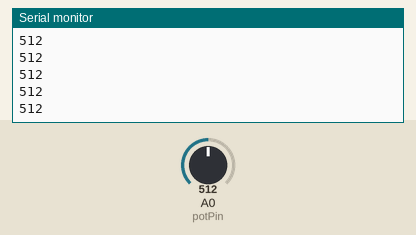
This sketch was run on a simulated Arduino Uno, built with avr-gcc and run on an emulated ATmega328P. On the bench: the last lines printed to the serial monitor. Inputs (shaded band) come from the test bench; at power-on: A0 (potPin) = 512.

Above: at 1.2 s.
1.3 s: A0 (potPin) set to 716
At 1.68 s:
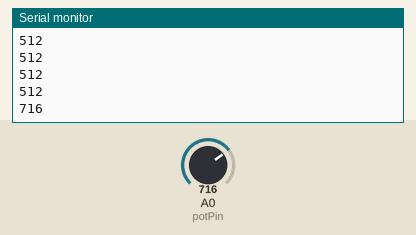
2.8 s: A0 (potPin) set to 900
At 2.93 s:
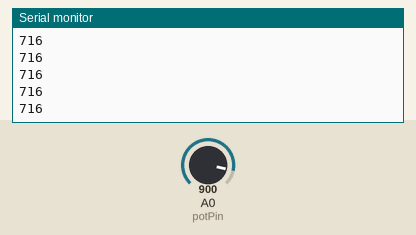
Timing chart, 0 to 5.8 s (numbered marks = the images above; inputs shaded):
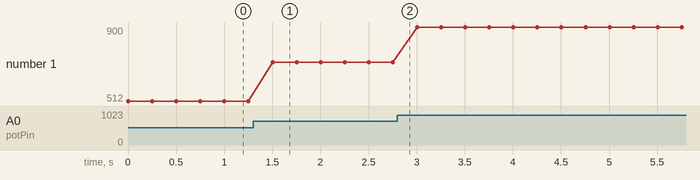

Measured:
- after the input at 1.3 s, the serial monitor: prints a new line after 0.20 s (image 1)
- plotted number 1: 512 → 716 after the input at 1.3 s, 716 → 900 after the input at 2.8 s

The sketch:

06_ADC.ino
```cpp
// assign potPIN to A0
int potPin = A0;

// declare var to read value
int readValue;

void setup()
{
	pinMode(potPin, INPUT);
	Serial.begin(9600);
}

void loop()
{
	// read value from A0
	readValue = analogRead(potPin);

	// print via serial
	Serial.println(readValue);

	// delay 250 ms
	delay(250);
}
```
